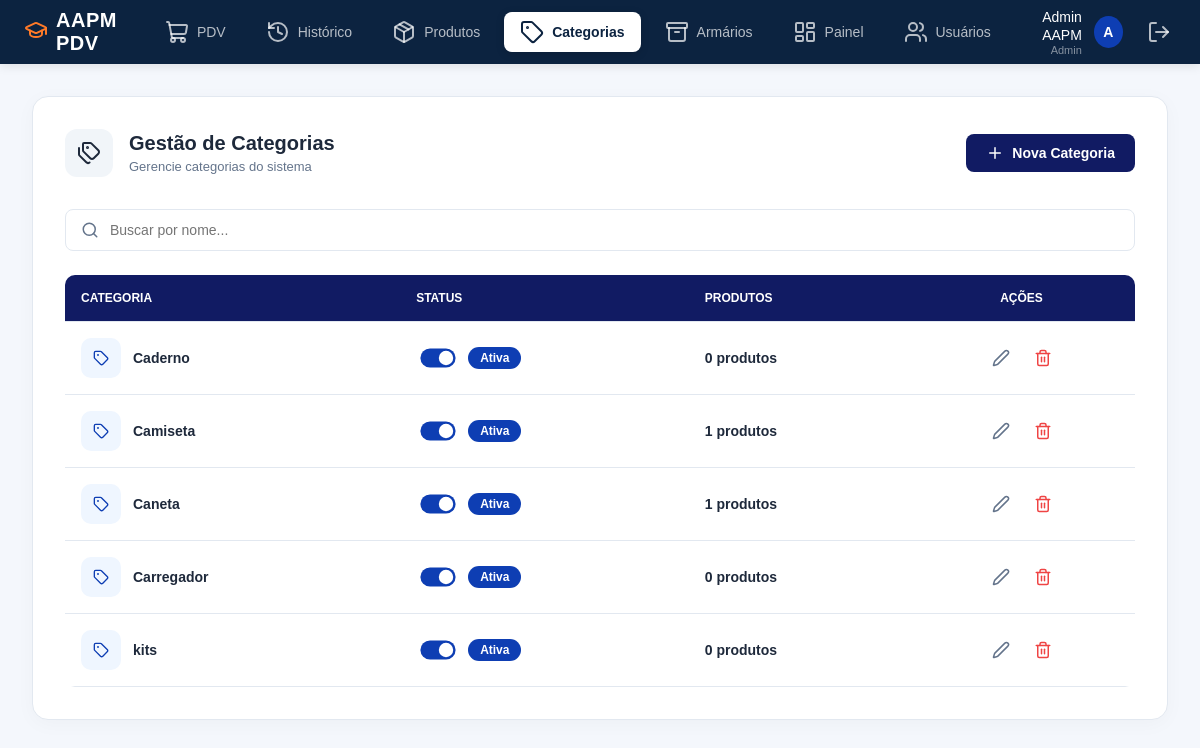
The app's page /categorias/ (signed in), older data.
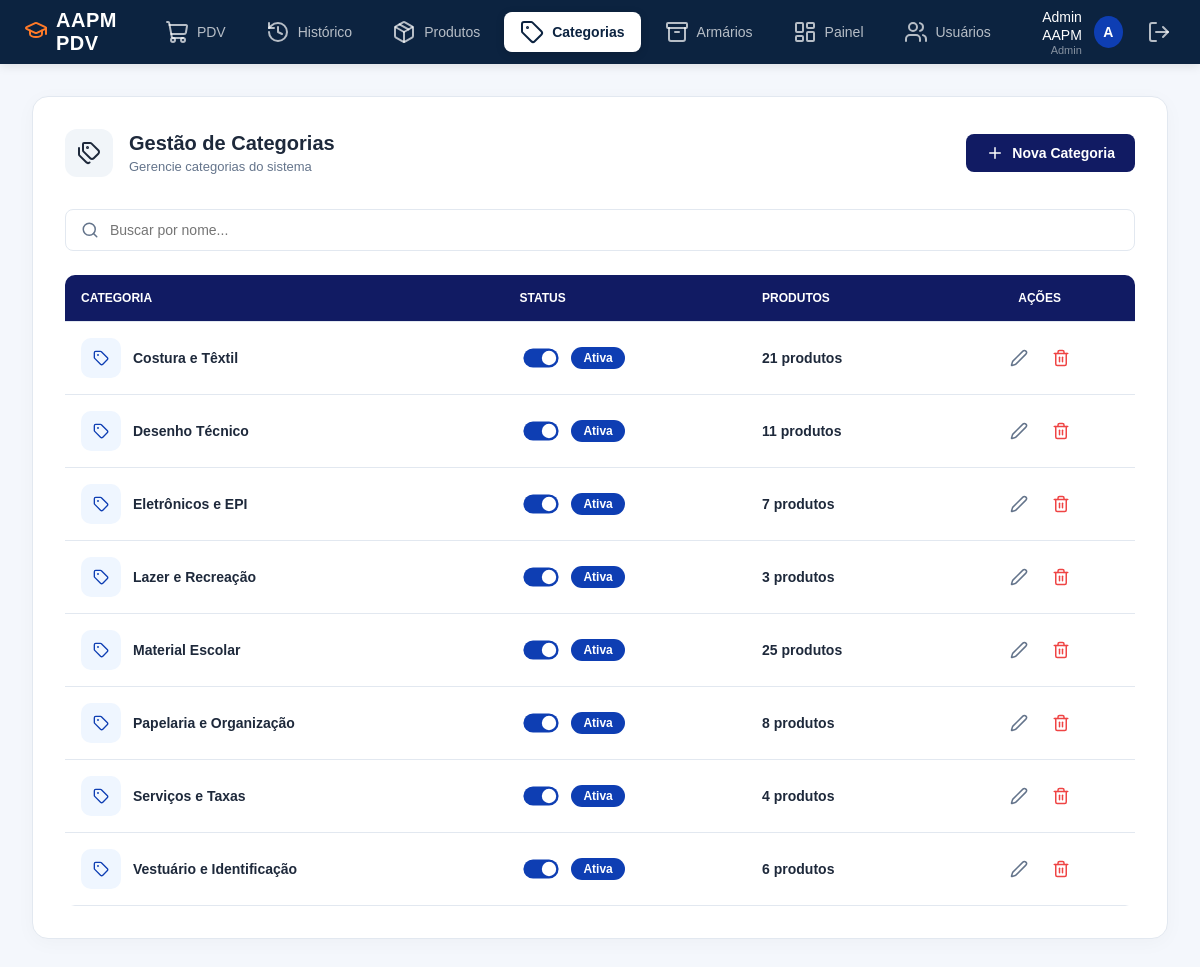
The same page, newer data.
### app/models/categoria.py (models this page shows)
class Categoria(Base):
    __tablename__ = "categorias"
    id = Column(Integer, primary_key=True, autoincrement=True, index=True)
    nome  = Column(String(100), nullable=False, unique=True)
    ativo = Column(Boolean, default=True)
    produtos = relationship("Produto", back_populates="categoria", lazy="select")

### app/controllers/categoria_controller.py (the view)
@router.get("/")
def listar_categorias(
    request: Request,
    db: Session = Depends(get_db),
    admin = Depends(get_admin)
):
    categorias = db.query(Categoria).order_by(Categoria.nome).all()
    return templates.TemplateResponse(
        request,
        "categorias/index.html",
        {
            "request":    request,
            "usuario":    admin,
            "categorias": categorias,
        }
    )

### app/templates/categorias/index.html (shortened to what this page needs)
{% extends "base.html" %}
{% block styles %}
<link rel="stylesheet" href="/static/css/categorias.css?v=5">
{% endblock %}
{% block content %}
<div class="page-wrapper">
    <div class="content-card">
        <div class="page-header">
            <div class="header-info">
                <div class="header-icon">
                    <i data-lucide="tags" style="width: 24px; height: 24px;"></i>
                </div>
                <div class="title-area">
                    <h2>Gestão de Categorias</h2>
                    <p>Gerencie categorias do sistema</p>
                </div>
            </div>
            <a href="/categorias/nova" class="btn-primary">
                <i data-lucide="plus" style="width: 18px; height: 18px;"></i>
                Nova Categoria
            </a>
        </div>
        <form method="get" action="/categorias" class="filters-bar" id="filterFormCategorias">
            <div class="search-input-wrapper">
                <input type="text" name="busca" id="busca-input" placeholder="Buscar por nome..." value=""
                    onkeydown="if(event.key === 'Enter') event.preventDefault();">
                <button type="submit" class="search-icon-btn" title="Pesquisar">
                    <i data-lucide="search"></i>
                </button>
            </div>
        </form>
        <table class="data-table">
            <thead>
                <tr>
                    <th>Categoria</th>
                    <th>Status</th>
                    <th>Produtos</th>
                    <th style="text-align: center;">Ações</th>
                </tr>
            </thead>
            <tbody>
                {% for c in categorias %}
                <tr class="category-row">
                    <td>
                        <div class="category-cell">
                            <div class="category-icon-small">
                                <i data-lucide="tag" style="width: 16px; height: 16px;"></i>
                            </div>
                            <div class="category-details-cell">
                                <strong class="category-name">{{ c.nome }}</strong>
                            </div>
                        </div>
                    </td>
                    <td>
                        <form action="/categorias/{{ c.id }}/toggle-ativo" method="post" style="margin: 0;">
                            <div class="status-badge">
                                <label class="switch" style="transform: scale(0.8); margin: 0;">
                                    <span class="slider"></span>
                                </label>
                                {% if c.ativo %}
                                    <span class="status-text ativo">Ativa</span>
                                {% else %}
                                    <span class="status-text inativo">Inativa</span>
                                {% endif %}
                            </div>
                        </form>
                    </td>
                    <td>
                        <span class="category-details count-badge">
                            {{ c.produtos | selectattr('ativo') | list | length }} produtos
                        </span>
                    </td>
                    <td style="text-align: center;">
                        <div style="display: flex; justify-content: center; gap: 8px;">
                            <a href="/categorias/{{ c.id }}/editar" class="action-btn-icon" title="Editar">
                                <i data-lucide="edit-2" style="width: 18px; height: 18px;"></i>
                            </a>
                            <form id="form-excluir-{{ c.id }}" action="/categorias/{{ c.id }}/excluir" method="post" style="margin: 0;">
                                <button
                                    type="button"
                                    class="action-btn"
                                    title="Excluir"
                                    onclick="abrirModalExcluir('form-excluir-{{ c.id }}', '{{ c.nome }}')"
                                >
                                    <i data-lucide="trash-2" style="width: 18px; height: 18px;"></i>
                                </button>
                            </form>
                        </div>
                    </td>
                </tr>
                {% endfor %}
            </tbody>
        </table>
    </div>
</div>
{% endblock %}

### app/templates/base.html (shortened to what this page needs)
<!DOCTYPE html>
<html lang="pt-br">
<head>
    <link rel="stylesheet" href="/static/css/dashboard.css">
    <link rel="stylesheet" href="/static/css/style.css">
    {% block styles %}{% endblock %}
</head>
<body>
    <header class="main-header">
        <div class="header-left">
            <div class="logo">
                <span class="logo-icon">
                    <i data-lucide="graduation-cap"></i>
                </span>
                <span>AAPM PDV</span>
            </div>
            <nav class="main-nav">
                <a href="/" class="nav-item {% if request.url.path == '/' %}active{% endif %}">
                    <i data-lucide="shopping-cart"></i>
                    <span>PDV</span>
                </a>
                <a href="#" class="nav-item">
                    <i data-lucide="history"></i>
                    <span>Histórico</span>
                </a>
                {% if usuario and usuario.role == 'admin' %}
                <a href="/produtos" class="nav-item {% if '/produtos' in request.url.path %}active{% endif %}">
                    <i data-lucide="package"></i>
                    <span>Produtos</span>
                </a>
                <a href="/categorias" class="nav-item {% if '/categorias' in request.url.path %}active{% endif %}">
                    <i data-lucide="tag"></i>
                    <span>Categorias</span>
                </a>
                <a href="#" class="nav-item">
                    <i data-lucide="archive"></i>
                    <span>Armários</span>
                </a>
                <a href="/painel" class="nav-item {% if '/painel' in request.url.path %}active{% endif %}">
                    <i data-lucide="layout-dashboard"></i>
                    <span>Painel</span>
                </a>
                <a href="/usuarios" class="nav-item {% if '/usuarios' in request.url.path %}active{% endif %}">
                    <i data-lucide="users"></i>
                    <span>Usuários</span>
                </a>
                {% endif %}
            </nav>
        </div>
        <div class="header-right">
            <div class="user-profile">
                <div class="user-info">
                    <span class="user-name">{{ usuario.nome if usuario else 'Administrador' }}</span>
                    <span class="user-role">{{ usuario.role|capitalize if usuario else 'Admin' }}</span>
                </div>
                <div class="user-avatar">
                    {{ (usuario.nome[0]|upper) if usuario else 'A' }}
                </div>
            </div>
            <a href="/auth/logout" class="logout-btn" title="Sair">
                <i data-lucide="log-out"></i>
            </a>
        </div>
    </header>
    <main class="page-container">
        {% block content %}
        {% endblock %}
    </main>
</body>
</html>

### app/static/css/dashboard.css (style rules this page uses)
:root { --primary-color: #0c2340; --accent-color: #0e3eb3; --accent-hover: #0a2d83; --orange-color: #ff7a28; --orange-hover: #f25a00; --orange-disabled: #fbc6a4; --bg-main: #f8fafc; --bg-card: #ffffff; --border-color: #e2e8f0; --text-primary: #1e293b; --text-muted: #64748b; }
* { margin: 0; padding: 0; box-sizing: border-box; font-family: 'Inter', sans-serif; }
body { background-color: var(--bg-main); color: var(--text-primary); height: 100vh; display: flex; flex-direction: column; overflow: hidden; }
.main-header { background-color: var(--primary-color); color: #ffffff; height: 64px; display: flex; justify-content: space-between; align-items: center; padding: 0 24px; z-index: 10; box-shadow: 0 2px 10px rgba(0, 0, 0, 0.1); }
.header-left { display: flex; align-items: center; gap: 32px; }
.logo { font-size: 20px; font-weight: 700; letter-spacing: 0.5px; display: flex; align-items: center; gap: 8px; }
.logo-icon { color: var(--orange-color); }
.main-nav { display: flex; align-items: center; gap: 8px; height: 100%; }
.nav-item { display: flex; align-items: center; gap: 8px; color: rgba(255, 255, 255, 0.7); text-decoration: none; padding: 8px 16px; border-radius: 8px; font-size: 14px; font-weight: 500; transition: all 0.2s ease; }
.nav-item.active { background-color: #ffffff; color: var(--primary-color); font-weight: 600; box-shadow: 0 2px 8px rgba(0, 0, 0, 0.15); }
.header-right { display: flex; align-items: center; gap: 20px; }
.user-profile { display: flex; align-items: center; gap: 12px; }
.user-avatar { width: 32px; height: 32px; background-color: var(--accent-color); border-radius: 50%; display: flex; align-items: center; justify-content: center; font-weight: 600; font-size: 14px; color: white; }
.user-info { text-align: right; }
.user-name { font-size: 14px; font-weight: 500; }
.user-role { font-size: 11px; color: rgba(255, 255, 255, 0.5); display: block; }
.logout-btn { color: rgba(255, 255, 255, 0.7); text-decoration: none; display: flex; align-items: center; justify-content: center; width: 36px; height: 36px; border-radius: 8px; transition: all 0.2s ease; }
.page-container { flex: 1; overflow-y: auto; min-height: 0; }
.search-icon-btn { position: absolute; left: 16px; top: 50%; transform: translateY(-50%); background: none; border: none; color: var(--text-muted); cursor: pointer; display: flex; align-items: center; justify-content: center; padding: 0; transition: color 0.2s ease; }
.switch { position: relative; display: inline-block; width: 44px; height: 24px; }
.slider { position: absolute; cursor: pointer; inset: 0; background-color: #cbd5e1; transition: .3s; border-radius: 24px; }
.slider:before { position: absolute; content: ""; height: 18px; width: 18px; left: 3px; bottom: 3px; background-color: white; transition: .3s; border-radius: 50%; }
input:checked + .slider { background-color: var(--accent-color); }
input:checked + .slider:before { transform: translateX(20px); }

### app/static/css/style.css (style rules this page uses)
* { margin:0; padding:0; box-sizing:border-box; font-family:Arial, Helvetica, sans-serif; }
body { background:#f4f7fc; }
main { padding:0; }
table { width:100%; border-collapse:collapse; background:white; border-radius:10px; overflow:hidden; }
table th { background:#2563eb; color:white; padding:15px; text-align:left; }
table td { padding:15px; border-bottom:1px solid #ddd; }

Row changes from the older to the newer data that the page shows:
changed Categoria: nome "Caderno" → "Costura e Têxtil"; produtos|selectattr "0" → "21"
added Categoria: nome "Desenho Técnico", ativo "Ativa", produtos|selectattr "11"
changed Categoria: nome "kits" → "Eletrônicos e EPI"; produtos|selectattr "0" → "7"; moves up the list
added Categoria: nome "Lazer e Recreação", ativo "Ativa", produtos|selectattr "3"
changed Categoria: nome "Caneta" → "Material Escolar"; produtos|selectattr "1" → "25"
changed Categoria: nome "Carregador" → "Papelaria e Organização"; produtos|selectattr "0" → "8"
added Categoria: nome "Serviços e Taxas", ativo "Ativa", produtos|selectattr "4"
changed Categoria: nome "Camiseta" → "Vestuário e Identificação"; produtos|selectattr "1" → "6"; moves down the list
